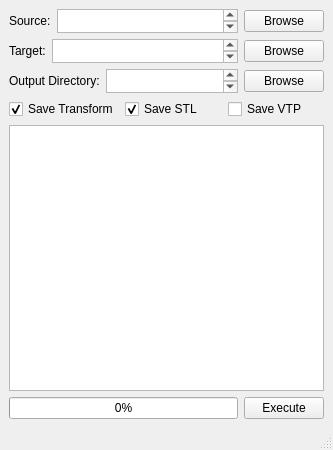
<?xml version="1.0" encoding="UTF-8"?>
<ui version="4.0">
 <class>MainWindow</class>
 <widget class="QMainWindow" name="MainWindow">
  <property name="windowModality">
   <enum>Qt::NonModal</enum>
  </property>
  <property name="geometry">
   <rect>
    <x>0</x>
    <y>0</y>
    <width>333</width>
    <height>450</height>
   </rect>
  </property>
  <property name="sizePolicy">
   <sizepolicy hsizetype="Preferred" vsizetype="Preferred">
    <horstretch>0</horstretch>
    <verstretch>0</verstretch>
   </sizepolicy>
  </property>
  <property name="minimumSize">
   <size>
    <width>333</width>
    <height>450</height>
   </size>
  </property>
  <property name="maximumSize">
   <size>
    <width>333</width>
    <height>450</height>
   </size>
  </property>
  <property name="windowTitle">
   <string>Surface Registration Tool</string>
  </property>
  <widget class="QWidget" name="centralwidget">
   <layout class="QVBoxLayout" name="verticalLayout">
    <item>
     <layout class="QHBoxLayout" name="horizontalLayout">
      <property name="sizeConstraint">
       <enum>QLayout::SetFixedSize</enum>
      </property>
      <item>
       <widget class="QLabel" name="sourceLabel">
        <property name="sizePolicy">
         <sizepolicy hsizetype="Preferred" vsizetype="Fixed">
          <horstretch>0</horstretch>
          <verstretch>0</verstretch>
         </sizepolicy>
        </property>
        <property name="text">
         <string>Source:</string>
        </property>
       </widget>
      </item>
      <item>
       <widget class="QPlainTextEdit" name="sourcePlainTextEdit">
        <property name="sizePolicy">
         <sizepolicy hsizetype="Expanding" vsizetype="Fixed">
          <horstretch>0</horstretch>
          <verstretch>0</verstretch>
         </sizepolicy>
        </property>
        <property name="maximumSize">
         <size>
          <width>16777215</width>
          <height>24</height>
         </size>
        </property>
       </widget>
      </item>
      <item>
       <widget class="QPushButton" name="sourcePushButton">
        <property name="text">
         <string>Browse</string>
        </property>
       </widget>
      </item>
     </layout>
    </item>
    <item>
     <layout class="QHBoxLayout" name="horizontalLayout_2">
      <property name="sizeConstraint">
       <enum>QLayout::SetFixedSize</enum>
      </property>
      <item>
       <widget class="QLabel" name="targetLabel">
        <property name="text">
         <string>Target:</string>
        </property>
       </widget>
      </item>
      <item>
       <widget class="QPlainTextEdit" name="targetPlainTextEdit">
        <property name="sizePolicy">
         <sizepolicy hsizetype="Expanding" vsizetype="Fixed">
          <horstretch>0</horstretch>
          <verstretch>0</verstretch>
         </sizepolicy>
        </property>
        <property name="maximumSize">
         <size>
          <width>16777215</width>
          <height>24</height>
         </size>
        </property>
       </widget>
      </item>
      <item>
       <widget class="QPushButton" name="targetPushButton">
        <property name="text">
         <string>Browse</string>
        </property>
       </widget>
      </item>
     </layout>
    </item>
    <item>
     <layout class="QHBoxLayout" name="horizontalLayout_3">
      <item>
       <widget class="QLabel" name="outputLabel">
        <property name="sizePolicy">
         <sizepolicy hsizetype="Preferred" vsizetype="Fixed">
          <horstretch>0</horstretch>
          <verstretch>0</verstretch>
         </sizepolicy>
        </property>
        <property name="text">
         <string>Output Directory:</string>
        </property>
       </widget>
      </item>
      <item>
       <widget class="QPlainTextEdit" name="outputPlainTextEdit">
        <property name="sizePolicy">
         <sizepolicy hsizetype="Expanding" vsizetype="Fixed">
          <horstretch>0</horstretch>
          <verstretch>0</verstretch>
         </sizepolicy>
        </property>
        <property name="maximumSize">
         <size>
          <width>16777215</width>
          <height>24</height>
         </size>
        </property>
       </widget>
      </item>
      <item>
       <widget class="QPushButton" name="outputPushButton">
        <property name="text">
         <string>Browse</string>
        </property>
       </widget>
      </item>
     </layout>
    </item>
    <item>
     <layout class="QHBoxLayout" name="horizontalLayout_5">
      <item>
       <widget class="QCheckBox" name="tfmCheckBox">
        <property name="text">
         <string>Save Transform</string>
        </property>
        <property name="checked">
         <bool>true</bool>
        </property>
       </widget>
      </item>
      <item>
       <widget class="QCheckBox" name="stlCheckBox">
        <property name="text">
         <string>Save STL</string>
        </property>
        <property name="checked">
         <bool>true</bool>
        </property>
       </widget>
      </item>
      <item>
       <widget class="QCheckBox" name="vtpCheckBox">
        <property name="text">
         <string>Save VTP</string>
        </property>
       </widget>
      </item>
     </layout>
    </item>
    <item>
     <widget class="QTextBrowser" name="textBrowser">
      <property name="minimumSize">
       <size>
        <width>0</width>
        <height>100</height>
       </size>
      </property>
     </widget>
    </item>
    <item>
     <layout class="QHBoxLayout" name="horizontalLayout_4">
      <item>
       <widget class="QProgressBar" name="progressBar">
        <property name="value">
         <number>0</number>
        </property>
       </widget>
      </item>
      <item>
       <widget class="QPushButton" name="executePushButton">
        <property name="text">
         <string>Execute</string>
        </property>
       </widget>
      </item>
     </layout>
    </item>
   </layout>
  </widget>
  <widget class="QMenuBar" name="menubar">
   <property name="geometry">
    <rect>
     <x>0</x>
     <y>0</y>
     <width>333</width>
     <height>21</height>
    </rect>
   </property>
  </widget>
  <widget class="QStatusBar" name="statusbar"/>
 </widget>
 <resources/>
 <connections/>
</ui>
